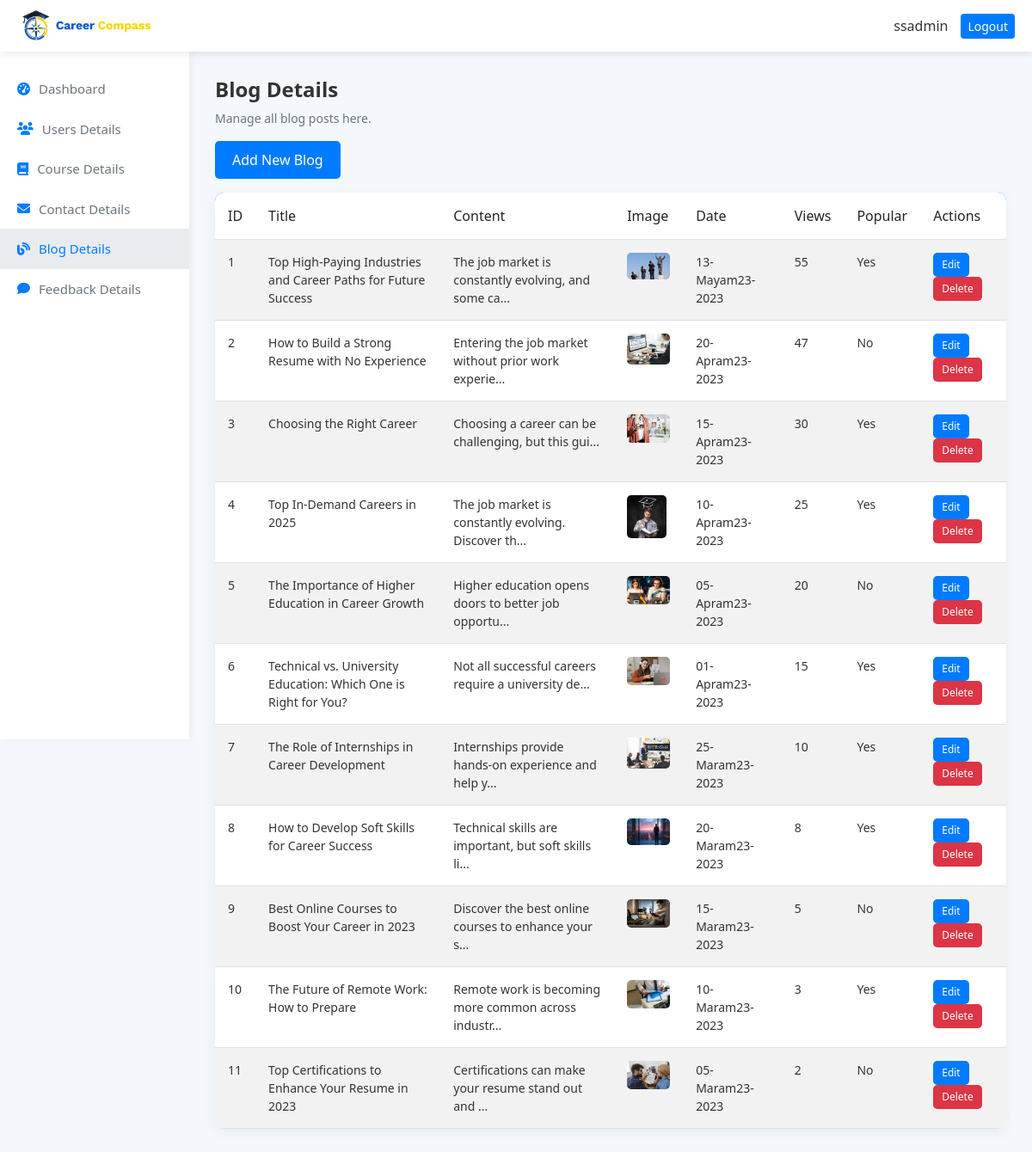
Page /Admin/blog_details.php (signed in) on the earlier database version.
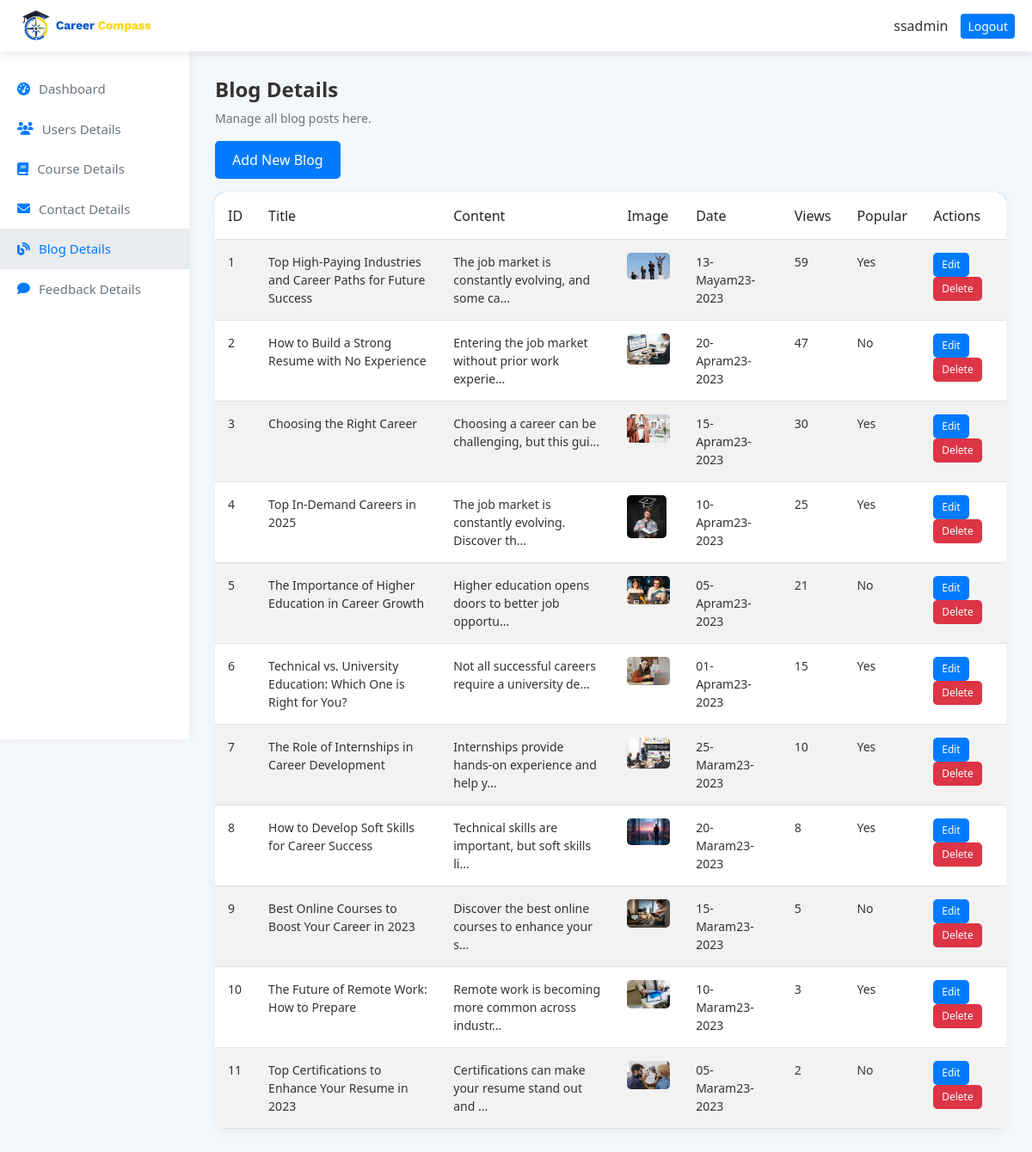
Same page on the later database version.
### tables this page shows
CREATE TABLE `blog` (
  `id` int(11) NOT NULL,
  `title` varchar(255) NOT NULL,
  `content` text NOT NULL,
  `image` varchar(255) NOT NULL,
  `created_at` datetime NOT NULL DEFAULT current_timestamp(),
  `views` int(11) DEFAULT 0,
  `is_popular` tinyint(1) DEFAULT 0
);

### Admin/blog_details.php (the view, shortened to what this page needs)
<?php
$conn = new mysqli("localhost", "root", "", "career_compass");
$admin_name = "ssadmin";
$result = $conn->query("SELECT * FROM blog");
?>
<!DOCTYPE html>
<html lang="en">
<head>
    <link href="https://cdn.jsdelivr.net/npm/bootstrap@5.3.0/dist/css/bootstrap.min.css" rel="stylesheet">
    <link rel="stylesheet" href="https://cdnjs.cloudflare.com/ajax/libs/font-awesome/6.4.0/css/all.min.css">
</head>
<body>
    <div class="header">
        <img src="../images/cclogo.jpg" alt="Career Compass Logo">
        <div class="admin-info">
            <span><?php echo $admin_name; ?></span>
            <a href="logout.php" class="btn btn-sm">Logout</a>
        </div>
    </div>
    <div class="sidebar">
        <a href="index.php"><i class="fas fa-tachometer-alt"></i> Dashboard</a>
        <a href="users_details.php"><i class="fas fa-users"></i> Users Details</a>
        <a href="course_details.php"><i class="fas fa-book"></i> Course Details</a>
        <a href="contact_details.php"><i class="fas fa-envelope"></i> Contact Details</a>
        <a href="blog_details.php" class="active"><i class="fas fa-blog"></i> Blog Details</a>
        <a href="feedback_details.php"><i class="fas fa-comment"></i> Feedback Details</a>
    </div>
    <div class="content">
        <h2>Blog Details</h2>
        <p>Manage all blog posts here.</p>
        <a href="add_blog.php" class="btn btn-add mb-3">Add New Blog</a>
        <table class="table table-striped">
            <thead>
                <tr>
                    <th>ID</th>
                    <th>Title</th>
                    <th>Content</th>
                    <th>Image</th>
                    <th>Date</th>
                    <th>Views</th>
                    <th>Popular</th>
                    <th>Actions</th>
                </tr>
            </thead>
            <tbody>
                <?php while ($row = $result->fetch_assoc()) { ?>
                    <tr>
                        <td><?php echo htmlspecialchars($row['id']); ?></td>
                        <td><?php echo htmlspecialchars($row['title']); ?></td>
                        <td><?php echo htmlspecialchars(substr($row['content'], 0, 50)) . '...'; ?></td>
                        <td><img src="../images/<?php echo htmlspecialchars($row['image']); ?>" alt="Blog Image"></td>
                        <td><?php echo date('d-May-Y', strtotime($row['created_at'])); ?></td>
                        <td><?php echo htmlspecialchars($row['views']); ?></td>
                        <td><?php echo $row['is_popular'] ? 'Yes' : 'No'; ?></td>
                        <td>
                            <a href="edit_blog.php?id=<?php echo htmlspecialchars($row['id']); ?>" class="btn btn-edit">Edit</a>
                            <a href="delete_blog.php?id=<?php echo htmlspecialchars($row['id']); ?>" class="btn btn-delete" onclick="return confirm('Are you sure?')">Delete</a>
                        </td>
                    </tr>
                <?php } $conn->close(); ?>
            </tbody>
        </table>
    </div>
</body>
</html>

Differences in the rows shown:
changed blog "Top High-Paying Industries and Career Paths for Future Success": views "55" → "59"
changed blog "The Importance of Higher Education in Career Growth": views "20" → "21"
